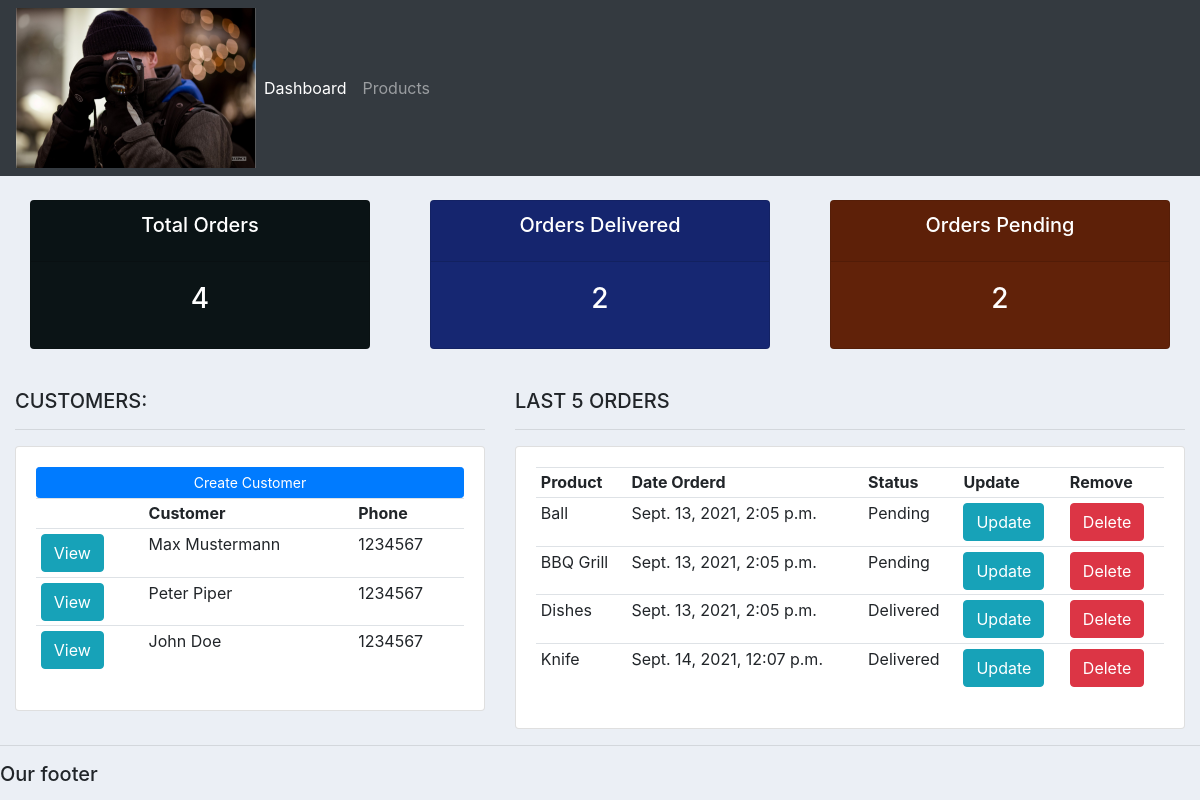
/, run on an earlier commit of the app's database.
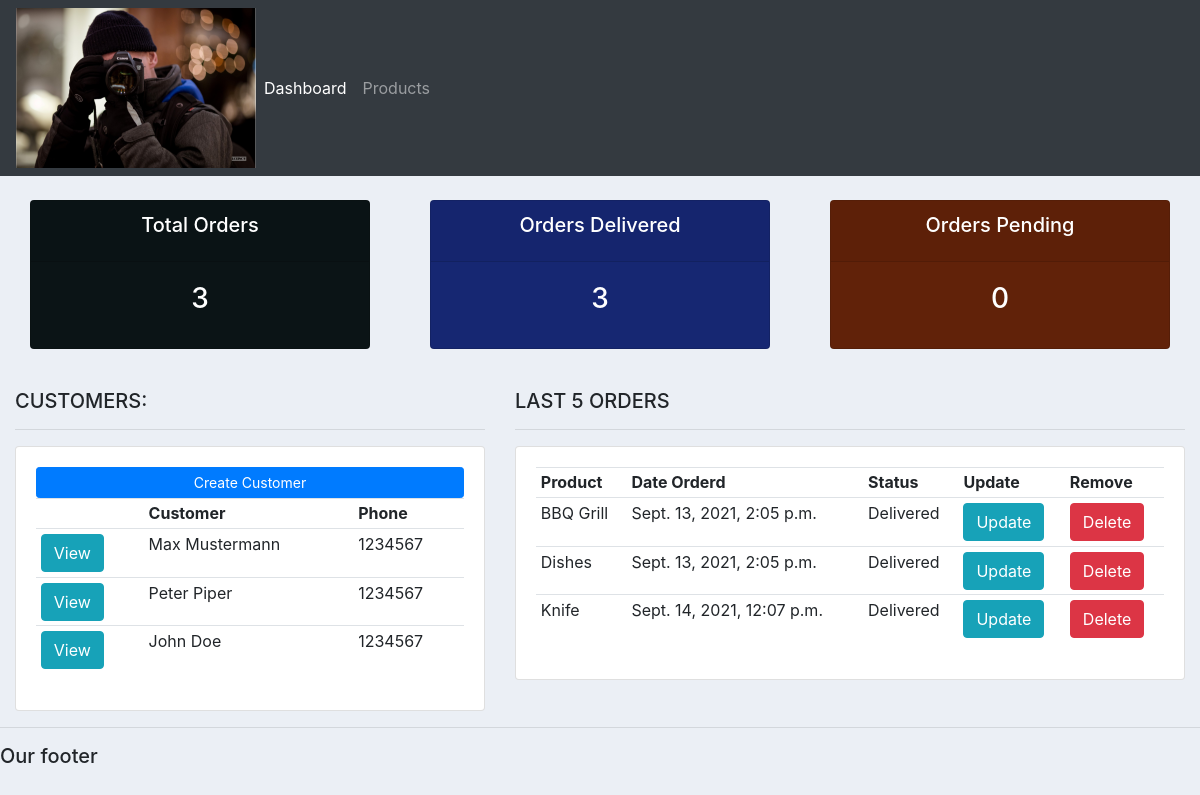
And on a later commit of the database.
### accounts/models.py (models this page shows, shortened)
class Customer(models.Model):
    name = models.CharField(max_length=200, null=True)
    phone = models.CharField(max_length=200, null=True)
    mobile = models.CharField(max_length=200, null=True)
    email = models.CharField(max_length=200, null=True)
    date_created = models.DateTimeField(auto_now_add=True, null=True)

class Order(models.Model):
    status_options = (
        ('Pending', 'Pending'),
        ('Out of delivery', 'Out of delivery'),
        ('Delivered', 'Delivered')
    )
    customer = models.ForeignKey(Customer, null=True, on_delete=models.SET_NULL)
    product = models.ForeignKey(Product, null=True, on_delete=models.SET_NULL)
    date_created = models.DateTimeField(auto_now_add=True, null=True)
    status = models.CharField(max_length=200, null=True, choices=status_options)
    note = models.CharField(max_length=200, null=True)

class Product(models.Model):
    category_options = (
        ('Indoor', 'Indoor'),
        ('Outdoor', 'Outdoor'),
    )
    name = models.CharField(max_length=200, null=True)
    price = models.FloatField(null=True)
    category = models.CharField(max_length=200, null=True, choices=category_options)
    description = models.CharField(max_length=200, null=True, blank=True)
    date_created = models.DateTimeField(auto_now_add=True, null=True)
    tags = models.ManyToManyField(Tag)
    def __str__(self):
        return self.name

### accounts/views.py (the view)
# urls.py: path('', views.home, name='home_url_name'),
def home(request):
    customers = Customer.objects.all()
    orders = Order.objects.all()
    total_orders = orders.count()
    delivered = orders.filter(status='Delivered').count()
    pending = orders.filter(status='Pending').count()
    context = {
        'customers': customers,
        'orders': orders,
        'total_orders': total_orders,
        'delivered': delivered,
        'pending': pending
    }
    return render(request, 'accounts/dashboard.html', context)

### accounts/templates/accounts/dashboard.html (shortened to what this page needs)
{%  extends 'accounts/main.html' %}
{% block content %}
{%  include 'accounts/status.html' %}
<br>
<div class="row">
	<div class="col-md-5">
		<h5>CUSTOMERS:</h5>
		<hr>
		<div class="card card-body">
			<a class="btn btn-primary  btn-sm btn-block" href="">Create Customer</a>
			<table class="table table-sm">
				<tr>
					<td></td>
					<th>Customer</th>
					<th>Phone</th>
				</tr>
				{% for customer in customers %}
				<tr>
					<td><a class="btn bt-sm btn-info" href="{% url 'customer_url_name' customer.id %}">View</a></td>
					<td>{{customer.name}}</td>
					<td>{{customer.phone}}</td>
				</tr>
				{% endfor %}
			</table>
		</div>
	</div>
	<div class="col-md-7">
		<h5>LAST 5 ORDERS</h5>
		<hr>
		<div class="card card-body">
			<table class="table table-sm">
				<tr>
					<th>Product</th>
					<th>Date Orderd</th>
					<th>Status</th>
					<th>Update</th>
					<th>Remove</th>
				</tr>
				{% for order in orders %}
				<tr>
					<td>{{order.product}}</td>
					<td>{{order.date_created}}</td>
					<td>{{order.status}}</td>
					<td><a class="btn bt-sm btn-info" href="{% url 'update_order_url_name' order.id %}">Update</a></td>
					<td><a class="btn bt-sm btn-danger" href="{% url 'delete_order_url_name' order.id %}">Delete</a></td>
				</tr>
				{% endfor %}
			</table>
		</div>
	</div>
</div>
{% endblock %}

What changed in the data, as far as the page shows it:
removed Order: product "Ball", date_created "Sept. 13, 2021, 2:05 p.m.", status "Pending"
changed Order "BBQ Grill": status "Pending" → "Delivered"
Also different on the page:
{{ total_orders }}: "4" → "3"
{{ delivered }}: "2" → "3"
{{ pending }}: "2" → "0"
